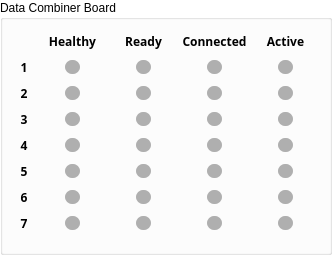
    <widget class="QGroupBox" name="groupBox">
     <property name="maximumSize">
      <size>
       <width>16777215</width>
       <height>280</height>
      </size>
     </property>
     <property name="palette">
      <palette>
       <active>
        <colorrole role="Button">
         <brush brushstyle="SolidPattern">
          <color alpha="255">
           <red>255</red>
           <green>255</green>
           <blue>255</blue>
          </color>
         </brush>
        </colorrole>
        <colorrole role="Base">
         <brush brushstyle="SolidPattern">
          <color alpha="255">
           <red>255</red>
           <green>255</green>
           <blue>255</blue>
          </color>
         </brush>
        </colorrole>
        <colorrole role="Window">
         <brush brushstyle="SolidPattern">
          <color alpha="255">
           <red>255</red>
           <green>255</green>
           <blue>255</blue>
          </color>
         </brush>
        </colorrole>
        <colorrole role="Highlight">
         <brush brushstyle="SolidPattern">
          <color alpha="255">
           <red>255</red>
           <green>0</green>
           <blue>0</blue>
          </color>
         </brush>
        </colorrole>
       </active>
       <inactive>
        <colorrole role="Button">
         <brush brushstyle="SolidPattern">
          <color alpha="255">
           <red>255</red>
           <green>255</green>
           <blue>255</blue>
          </color>
         </brush>
        </colorrole>
        <colorrole role="Base">
         <brush brushstyle="SolidPattern">
          <color alpha="255">
           <red>255</red>
           <green>255</green>
           <blue>255</blue>
          </color>
         </brush>
        </colorrole>
        <colorrole role="Window">
         <brush brushstyle="SolidPattern">
          <color alpha="255">
           <red>255</red>
           <green>255</green>
           <blue>255</blue>
          </color>
         </brush>
        </colorrole>
        <colorrole role="Highlight">
         <brush brushstyle="SolidPattern">
          <color alpha="255">
           <red>255</red>
           <green>0</green>
           <blue>0</blue>
          </color>
         </brush>
        </colorrole>
       </inactive>
       <disabled>
        <colorrole role="Button">
         <brush brushstyle="SolidPattern">
          <color alpha="255">
           <red>255</red>
           <green>255</green>
           <blue>255</blue>
          </color>
         </brush>
        </colorrole>
        <colorrole role="Base">
         <brush brushstyle="SolidPattern">
          <color alpha="255">
           <red>255</red>
           <green>255</green>
           <blue>255</blue>
          </color>
         </brush>
        </colorrole>
        <colorrole role="Window">
         <brush brushstyle="SolidPattern">
          <color alpha="255">
           <red>255</red>
           <green>255</green>
           <blue>255</blue>
          </color>
         </brush>
        </colorrole>
        <colorrole role="Highlight">
         <brush brushstyle="SolidPattern">
          <color alpha="255">
           <red>0</red>
           <green>0</green>
           <blue>128</blue>
          </color>
         </brush>
        </colorrole>
       </disabled>
      </palette>
     </property>
     <property name="styleSheet">
      <string notr="true">font: 75 bold 9pt &quot;Sans Serif&quot;;
</string>
     </property>
     <property name="title">
      <string>Data Combiner Board</string>
     </property>
     <layout class="QGridLayout" name="gridLayout_22">
      <item row="6" column="4">
       <widget class="QLabel" name="actv_dcb6">
        <property name="minimumSize">
         <size>
          <width>65</width>
          <height>16</height>
         </size>
        </property>
        <property name="maximumSize">
         <size>
          <width>65</width>
          <height>20</height>
         </size>
        </property>
        <property name="styleSheet">
         <string notr="true">QLabel {
margin-top: 3px;
margin-bottom: 3px;
margin-left: 25px;
margin-right: 25px;
border-radius: 7px;
min-height: 10px;
min-width: 15px;
background-color: rgb(175, 175, 175);
}</string>
        </property>
        <property name="text">
         <string/>
        </property>
       </widget>
      </item>
      <item row="7" column="0">
       <widget class="QLabel" name="label_157">
        <property name="minimumSize">
         <size>
          <width>20</width>
          <height>20</height>
         </size>
        </property>
        <property name="maximumSize">
         <size>
          <width>20</width>
          <height>16777215</height>
         </size>
        </property>
        <property name="font">
         <font>
          <family>Sans Serif</family>
          <pointsize>9</pointsize>
          <weight>75</weight>
          <italic>false</italic>
          <bold>true</bold>
         </font>
        </property>
        <property name="text">
         <string>7</string>
        </property>
        <property name="alignment">
         <set>Qt::AlignCenter</set>
        </property>
       </widget>
      </item>
      <item row="3" column="4">
       <widget class="QLabel" name="actv_dcb3">
        <property name="minimumSize">
         <size>
          <width>65</width>
          <height>16</height>
         </size>
        </property>
        <property name="maximumSize">
         <size>
          <width>65</width>
          <height>20</height>
         </size>
        </property>
        <property name="styleSheet">
         <string notr="true">QLabel {
margin-top: 3px;
margin-bottom: 3px;
margin-left: 25px;
margin-right: 25px;
border-radius: 7px;
min-height: 10px;
min-width: 15px;
background-color: rgb(175, 175, 175);
}</string>
        </property>
        <property name="text">
         <string/>
        </property>
       </widget>
      </item>
      <item row="4" column="0">
       <widget class="QLabel" name="label_158">
        <property name="minimumSize">
         <size>
          <width>20</width>
          <height>20</height>
         </size>
        </property>
        <property name="maximumSize">
         <size>
          <width>20</width>
          <height>16777215</height>
         </size>
        </property>
        <property name="font">
         <font>
          <family>Sans Serif</family>
          <pointsize>9</pointsize>
          <weight>75</weight>
          <italic>false</italic>
          <bold>true</bold>
         </font>
        </property>
        <property name="text">
         <string>4</string>
        </property>
        <property name="alignment">
         <set>Qt::AlignCenter</set>
        </property>
       </widget>
      </item>
      <item row="0" column="3">
       <widget class="QLabel" name="label_159">
        <property name="minimumSize">
         <size>
          <width>0</width>
          <height>20</height>
         </size>
        </property>
        <property name="font">
         <font>
          <family>Sans Serif</family>
          <pointsize>9</pointsize>
          <weight>75</weight>
          <italic>false</italic>
          <bold>true</bold>
         </font>
        </property>
        <property name="text">
         <string>Connected</string>
        </property>
        <property name="alignment">
         <set>Qt::AlignCenter</set>
        </property>
       </widget>
      </item>
      <item row="4" column="1">
       <widget class="QLabel" name="health_dcb4">
        <property name="minimumSize">
         <size>
          <width>65</width>
          <height>16</height>
         </size>
        </property>
        <property name="maximumSize">
         <size>
          <width>65</width>
          <height>20</height>
         </size>
        </property>
        <property name="styleSheet">
         <string notr="true">QLabel {
margin-top: 3px;
margin-bottom: 3px;
margin-left: 25px;
margin-right: 25px;
border-radius: 7px;
min-height: 10px;
min-width: 15px;
background-color: rgb(175, 175, 175);
}</string>
        </property>
        <property name="text">
         <string/>
        </property>
       </widget>
      </item>
      <item row="3" column="0">
       <widget class="QLabel" name="label_160">
        <property name="minimumSize">
         <size>
          <width>20</width>
          <height>20</height>
         </size>
        </property>
        <property name="maximumSize">
         <size>
          <width>20</width>
          <height>16777215</height>
         </size>
        </property>
        <property name="font">
         <font>
          <family>Sans Serif</family>
          <pointsize>9</pointsize>
          <weight>75</weight>
          <italic>false</italic>
          <bold>true</bold>
         </font>
        </property>
        <property name="text">
         <string>3</string>
        </property>
        <property name="alignment">
         <set>Qt::AlignCenter</set>
        </property>
       </widget>
      </item>
      <item row="3" column="3">
       <widget class="QLabel" name="con_dcb3">
        <property name="minimumSize">
         <size>
          <width>65</width>
          <height>16</height>
         </size>
        </property>
        <property name="maximumSize">
         <size>
          <width>65</width>
          <height>20</height>
         </size>
        </property>
        <property name="styleSheet">
         <string notr="true">QLabel {
margin-top: 3px;
margin-bottom: 3px;
margin-left: 25px;
margin-right: 25px;
border-radius: 7px;
min-height: 10px;
min-width: 15px;
background-color: rgb(175, 175, 175);
}</string>
        </property>
        <property name="text">
         <string/>
        </property>
       </widget>
      </item>
      <item row="7" column="3">
       <widget class="QLabel" name="con_dcb7">
        <property name="minimumSize">
         <size>
          <width>65</width>
          <height>16</height>
         </size>
        </property>
        <property name="maximumSize">
         <size>
          <width>65</width>
          <height>20</height>
         </size>
        </property>
        <property name="styleSheet">
         <string notr="true">QLabel {
margin-top: 3px;
margin-bottom: 3px;
margin-left: 25px;
margin-right: 25px;
border-radius: 7px;
min-height: 10px;
min-width: 15px;
background-color: rgb(175, 175, 175);
}</string>
        </property>
        <property name="text">
         <string/>
        </property>
       </widget>
      </item>
      <item row="6" column="0">
       <widget class="QLabel" name="label_161">
        <property name="minimumSize">
         <size>
          <width>20</width>
          <height>20</height>
         </size>
        </property>
        <property name="maximumSize">
         <size>
          <width>20</width>
          <height>20</height>
         </size>
        </property>
        <property name="font">
         <font>
          <family>Sans Serif</family>
          <pointsize>9</pointsize>
          <weight>75</weight>
          <italic>false</italic>
          <bold>true</bold>
         </font>
        </property>
        <property name="text">
         <string>6</string>
        </property>
        <property name="alignment">
         <set>Qt::AlignCenter</set>
        </property>
       </widget>
      </item>
      <item row="0" column="2">
       <widget class="QLabel" name="label_162">
        <property name="minimumSize">
         <size>
          <width>0</width>
          <height>20</height>
         </size>
        </property>
        <property name="font">
         <font>
          <family>Sans Serif</family>
          <pointsize>9</pointsize>
          <weight>75</weight>
          <italic>false</italic>
          <bold>true</bold>
         </font>
        </property>
        <property name="text">
         <string>Ready</string>
        </property>
        <property name="alignment">
         <set>Qt::AlignCenter</set>
        </property>
       </widget>
      </item>
      <item row="5" column="2">
       <widget class="QLabel" name="ready_dcb5">
        <property name="minimumSize">
         <size>
          <width>65</width>
          <height>16</height>
         </size>
        </property>
        <property name="maximumSize">
         <size>
          <width>65</width>
          <height>20</height>
         </size>
        </property>
        <property name="styleSheet">
         <string notr="true">QLabel {
margin-top: 3px;
margin-bottom: 3px;
margin-left: 25px;
margin-right: 25px;
border-radius: 7px;
min-height: 10px;
min-width: 15px;
background-color: rgb(175, 175, 175);
}</string>
        </property>
        <property name="text">
         <string/>
        </property>
       </widget>
      </item>
      <item row="7" column="4">
       <widget class="QLabel" name="actv_dcb7">
        <property name="minimumSize">
         <size>
          <width>65</width>
          <height>16</height>
         </size>
        </property>
        <property name="maximumSize">
         <size>
          <width>65</width>
          <height>20</height>
         </size>
        </property>
        <property name="styleSheet">
         <string notr="true">QLabel {
margin-top: 3px;
margin-bottom: 3px;
margin-left: 25px;
margin-right: 25px;
border-radius: 7px;
min-height: 10px;
min-width: 15px;
background-color: rgb(175, 175, 175);
}</string>
        </property>
        <property name="text">
         <string/>
        </property>
       </widget>
      </item>
      <item row="6" column="3">
       <widget class="QLabel" name="con_dcb6">
        <property name="minimumSize">
         <size>
          <width>65</width>
          <height>16</height>
         </size>
        </property>
        <property name="maximumSize">
         <size>
          <width>65</width>
          <height>20</height>
         </size>
        </property>
        <property name="styleSheet">
         <string notr="true">QLabel {
margin-top: 3px;
margin-bottom: 3px;
margin-left: 25px;
margin-right: 25px;
border-radius: 7px;
min-height: 10px;
min-width: 15px;
background-color: rgb(175, 175, 175);
}</string>
        </property>
        <property name="text">
         <string/>
        </property>
       </widget>
      </item>
      <item row="1" column="4">
       <widget class="QLabel" name="actv_dcb1">
        <property name="minimumSize">
         <size>
          <width>65</width>
          <height>16</height>
         </size>
        </property>
        <property name="maximumSize">
         <size>
          <width>65</width>
          <height>20</height>
         </size>
        </property>
        <property name="styleSheet">
         <string notr="true">QLabel {
margin-top: 3px;
margin-bottom: 3px;
margin-left: 25px;
margin-right: 25px;
border-radius: 7px;
min-height: 10px;
min-width: 15px;
background-color: rgb(175, 175, 175);
}</string>
        </property>
        <property name="text">
         <string/>
        </property>
       </widget>
      </item>
      <item row="2" column="3">
       <widget class="QLabel" name="con_dcb2">
        <property name="minimumSize">
         <size>
          <width>65</width>
          <height>16</height>
         </size>
        </property>
        <property name="maximumSize">
         <size>
          <width>65</width>
          <height>20</height>
         </size>
        </property>
        <property name="styleSheet">
         <string notr="true">QLabel {
margin-top: 3px;
margin-bottom: 3px;
margin-left: 25px;
margin-right: 25px;
border-radius: 7px;
min-height: 10px;
min-width: 15px;
background-color: rgb(175, 175, 175);
}</string>
        </property>
        <property name="text">
         <string/>
        </property>
       </widget>
      </item>
      <item row="2" column="0">
       <widget class="QLabel" name="label_163">
        <property name="minimumSize">
         <size>
          <width>20</width>
          <height>20</height>
         </size>
        </property>
        <property name="maximumSize">
         <size>
          <width>20</width>
          <height>16777215</height>
         </size>
        </property>
        <property name="font">
         <font>
          <family>Sans Serif</family>
          <pointsize>9</pointsize>
          <weight>75</weight>
          <italic>false</italic>
          <bold>true</bold>
         </font>
        </property>
        <property name="text">
         <string>2</string>
        </property>
        <property name="alignment">
         <set>Qt::AlignCenter</set>
        </property>
       </widget>
      </item>
      <item row="4" column="4">
       <widget class="QLabel" name="actv_dcb4">
        <property name="minimumSize">
         <size>
          <width>65</width>
          <height>16</height>
         </size>
        </property>
        <property name="maximumSize">
         <size>
          <width>65</width>
          <height>20</height>
         </size>
        </property>
        <property name="styleSheet">
         <string notr="true">QLabel {
margin-top: 3px;
margin-bottom: 3px;
margin-left: 25px;
margin-right: 25px;
border-radius: 7px;
min-height: 10px;
min-width: 15px;
background-color: rgb(175, 175, 175);
}</string>
        </property>
        <property name="text">
         <string/>
        </property>
       </widget>
      </item>
      <item row="4" column="2">
       <widget class="QLabel" name="ready_dcb4">
        <property name="minimumSize">
         <size>
          <width>65</width>
          <height>16</height>
         </size>
        </property>
        <property name="maximumSize">
         <size>
          <width>65</width>
          <height>20</height>
         </size>
        </property>
        <property name="styleSheet">
         <string notr="true">QLabel {
margin-top: 3px;
margin-bottom: 3px;
margin-left: 25px;
margin-right: 25px;
border-radius: 7px;
min-height: 10px;
min-width: 15px;
background-color: rgb(175, 175, 175);
}</string>
        </property>
        <property name="text">
         <string/>
        </property>
       </widget>
      </item>
      <item row="2" column="2">
       <widget class="QLabel" name="ready_dcb2">
        <property name="minimumSize">
         <size>
          <width>65</width>
          <height>16</height>
         </size>
        </property>
        <property name="maximumSize">
         <size>
          <width>65</width>
          <height>20</height>
         </size>
        </property>
        <property name="styleSheet">
         <string notr="true">QLabel {
margin-top: 3px;
margin-bottom: 3px;
margin-left: 25px;
margin-right: 25px;
border-radius: 7px;
min-height: 10px;
min-width: 15px;
background-color: rgb(175, 175, 175);
}</string>
        </property>
        <property name="text">
         <string/>
        </property>
       </widget>
      </item>
      <item row="5" column="3">
       <widget class="QLabel" name="con_dcb5">
        <property name="minimumSize">
         <size>
          <width>65</width>
          <height>16</height>
         </size>
        </property>
        <property name="maximumSize">
         <size>
          <width>65</width>
          <height>20</height>
         </size>
        </property>
        <property name="styleSheet">
         <string notr="true">QLabel {
margin-top: 3px;
margin-bottom: 3px;
margin-left: 25px;
margin-right: 25px;
border-radius: 7px;
min-height: 10px;
min-width: 15px;
background-color: rgb(175, 175, 175);
}</string>
        </property>
        <property name="text">
         <string/>
        </property>
       </widget>
      </item>
      <item row="5" column="0">
       <widget class="QLabel" name="label_164">
        <property name="minimumSize">
         <size>
          <width>20</width>
          <height>20</height>
         </size>
        </property>
        <property name="maximumSize">
         <size>
          <width>20</width>
          <height>16777215</height>
         </size>
        </property>
        <property name="font">
         <font>
          <family>Sans Serif</family>
          <pointsize>9</pointsize>
          <weight>75</weight>
          <italic>false</italic>
          <bold>true</bold>
         </font>
        </property>
        <property name="text">
         <string>5</string>
        </property>
        <property name="alignment">
         <set>Qt::AlignCenter</set>
        </property>
       </widget>
      </item>
      <item row="4" column="3">
       <widget class="QLabel" name="con_dcb4">
        <property name="minimumSize">
         <size>
          <width>65</width>
          <height>16</height>
         </size>
        </property>
        <property name="maximumSize">
         <size>
          <width>65</width>
          <height>20</height>
         </size>
        </property>
        <property name="styleSheet">
         <string notr="true">QLabel {
margin-top: 3px;
margin-bottom: 3px;
margin-left: 25px;
margin-right: 25px;
border-radius: 7px;
min-height: 10px;
min-width: 15px;
background-color: rgb(175, 175, 175);
}</string>
        </property>
        <property name="text">
         <string/>
        </property>
       </widget>
      </item>
      <item row="5" column="4">
       <widget class="QLabel" name="actv_dcb5">
        <property name="minimumSize">
         <size>
          <width>65</width>
          <height>16</height>
         </size>
        </property>
        <property name="maximumSize">
         <size>
          <width>65</width>
          <height>20</height>
         </size>
        </property>
        <property name="styleSheet">
         <string notr="true">QLabel {
margin-top: 3px;
margin-bottom: 3px;
margin-left: 25px;
margin-right: 25px;
border-radius: 7px;
min-height: 10px;
min-width: 15px;
background-color: rgb(175, 175, 175);
}</string>
        </property>
        <property name="text">
         <string/>
        </property>
       </widget>
      </item>
      <item row="1" column="1">
       <widget class="QLabel" name="health_dcb1">
        <property name="minimumSize">
         <size>
          <width>65</width>
          <height>16</height>
         </size>
        </property>
        <property name="maximumSize">
         <size>
          <width>65</width>
          <height>20</height>
         </size>
        </property>
        <property name="styleSheet">
         <string notr="true">QLabel {
margin-top: 3px;
margin-bottom: 3px;
margin-left: 25px;
margin-right: 25px;
border-radius: 7px;
min-height: 10px;
min-width: 15px;
background-color: rgb(175, 175, 175);
}</string>
        </property>
        <property name="text">
         <string/>
        </property>
       </widget>
      </item>
      <item row="7" column="1">
       <widget class="QLabel" name="health_dcb7">
        <property name="minimumSize">
         <size>
          <width>65</width>
          <height>16</height>
         </size>
        </property>
        <property name="maximumSize">
         <size>
          <width>65</width>
          <height>20</height>
         </size>
        </property>
        <property name="styleSheet">
         <string notr="true">QLabel {
margin-top: 3px;
margin-bottom: 3px;
margin-left: 25px;
margin-right: 25px;
border-radius: 7px;
min-height: 10px;
min-width: 15px;
background-color: rgb(175, 175, 175);
}</string>
        </property>
        <property name="text">
         <string/>
        </property>
       </widget>
      </item>
      <item row="2" column="1">
       <widget class="QLabel" name="health_dcb2">
        <property name="minimumSize">
         <size>
          <width>65</width>
          <height>16</height>
         </size>
        </property>
        <property name="maximumSize">
         <size>
          <width>65</width>
          <height>20</height>
         </size>
        </property>
        <property name="styleSheet">
         <string notr="true">QLabel {
margin-top: 3px;
margin-bottom: 3px;
margin-left: 25px;
margin-right: 25px;
border-radius: 7px;
min-height: 10px;
min-width: 15px;
background-color: rgb(175, 175, 175);
}</string>
        </property>
        <property name="text">
         <string/>
        </property>
       </widget>
      </item>
      <item row="3" column="1">
       <widget class="QLabel" name="health_dcb3">
        <property name="minimumSize">
         <size>
          <width>65</width>
          <height>16</height>
         </size>
        </property>
        <property name="maximumSize">
         <size>
          <width>65</width>
          <height>20</height>
         </size>
        </property>
        <property name="styleSheet">
         <string notr="true">QLabel {
margin-top: 3px;
margin-bottom: 3px;
margin-left: 25px;
margin-right: 25px;
border-radius: 7px;
min-height: 10px;
min-width: 15px;
background-color: rgb(175, 175, 175);
}</string>
        </property>
        <property name="text">
         <string/>
        </property>
       </widget>
      </item>
      <item row="1" column="3">
       <widget class="QLabel" name="con_dcb1">
        <property name="minimumSize">
         <size>
          <width>65</width>
          <height>16</height>
         </size>
        </property>
        <property name="maximumSize">
         <size>
          <width>65</width>
          <height>20</height>
         </size>
        </property>
        <property name="styleSheet">
         <string notr="true">QLabel {
margin-top: 3px;
margin-bottom: 3px;
margin-left: 25px;
margin-right: 25px;
border-radius: 7px;
min-height: 10px;
min-width: 15px;
background-color: rgb(175, 175, 175);
}</string>
        </property>
        <property name="text">
         <string/>
        </property>
       </widget>
      </item>
      <item row="3" column="2">
       <widget class="QLabel" name="ready_dcb3">
        <property name="minimumSize">
         <size>
          <width>65</width>
          <height>16</height>
         </size>
        </property>
        <property name="maximumSize">
         <size>
          <width>65</width>
          <height>20</height>
         </size>
        </property>
        <property name="styleSheet">
         <string notr="true">QLabel {
margin-top: 3px;
margin-bottom: 3px;
margin-left: 25px;
margin-right: 25px;
border-radius: 7px;
min-height: 10px;
min-width: 15px;
background-color: rgb(175, 175, 175);
}</string>
        </property>
        <property name="text">
         <string/>
        </property>
       </widget>
      </item>
      <item row="1" column="2">
       <widget class="QLabel" name="ready_dcb1">
        <property name="minimumSize">
         <size>
          <width>65</width>
          <height>16</height>
         </size>
        </property>
        <property name="maximumSize">
         <size>
          <width>65</width>
          <height>20</height>
         </size>
        </property>
        <property name="styleSheet">
         <string notr="true">QLabel {
margin-top: 3px;
margin-bottom: 3px;
margin-left: 25px;
margin-right: 25px;
border-radius: 7px;
min-height: 10px;
min-width: 15px;
background-color: rgb(175, 175, 175);
}</string>
        </property>
        <property name="text">
         <string/>
        </property>
       </widget>
      </item>
      <item row="6" column="1">
       <widget class="QLabel" name="health_dcb6">
        <property name="minimumSize">
         <size>
          <width>65</width>
          <height>16</height>
         </size>
        </property>
        <property name="maximumSize">
         <size>
          <width>65</width>
          <height>20</height>
         </size>
        </property>
        <property name="styleSheet">
         <string notr="true">QLabel {
margin-top: 3px;
margin-bottom: 3px;
margin-left: 25px;
margin-right: 25px;
border-radius: 7px;
min-height: 10px;
min-width: 15px;
background-color: rgb(175, 175, 175);
}</string>
        </property>
        <property name="text">
         <string/>
        </property>
       </widget>
      </item>
      <item row="7" column="2">
       <widget class="QLabel" name="ready_dcb7">
        <property name="minimumSize">
         <size>
          <width>65</width>
          <height>16</height>
         </size>
        </property>
        <property name="maximumSize">
         <size>
          <width>65</width>
          <height>20</height>
         </size>
        </property>
        <property name="styleSheet">
         <string notr="true">QLabel {
margin-top: 3px;
margin-bottom: 3px;
margin-left: 25px;
margin-right: 25px;
border-radius: 7px;
min-height: 10px;
min-width: 15px;
background-color: rgb(175, 175, 175);
}</string>
        </property>
        <property name="text">
         <string/>
        </property>
       </widget>
      </item>
      <item row="0" column="1">
       <widget class="QLabel" name="label_165">
        <property name="minimumSize">
         <size>
          <width>0</width>
          <height>20</height>
         </size>
        </property>
        <property name="maximumSize">
         <size>
          <width>300</width>
          <height>16777215</height>
         </size>
        </property>
        <property name="font">
         <font>
          <family>Sans Serif</family>
          <pointsize>9</pointsize>
          <weight>75</weight>
          <italic>false</italic>
          <bold>true</bold>
         </font>
        </property>
        <property name="text">
         <string>Healthy</string>
        </property>
        <property name="alignment">
         <set>Qt::AlignCenter</set>
        </property>
       </widget>
      </item>
      <item row="1" column="0">
       <widget class="QLabel" name="label_166">
        <property name="minimumSize">
         <size>
          <width>20</width>
          <height>20</height>
         </size>
        </property>
        <property name="maximumSize">
         <size>
          <width>20</width>
          <height>16777215</height>
         </size>
        </property>
        <property name="font">
         <font>
          <family>Sans Serif</family>
          <pointsize>9</pointsize>
          <weight>75</weight>
          <italic>false</italic>
          <bold>true</bold>
         </font>
        </property>
        <property name="styleSheet">
         <string notr="true"/>
        </property>
        <property name="text">
         <string>1</string>
        </property>
        <property name="alignment">
         <set>Qt::AlignCenter</set>
        </property>
       </widget>
      </item>
      <item row="2" column="4">
       <widget class="QLabel" name="actv_dcb2">
        <property name="minimumSize">
         <size>
          <width>65</width>
          <height>16</height>
         </size>
        </property>
        <property name="maximumSize">
         <size>
          <width>65</width>
          <height>20</height>
         </size>
        </property>
        <property name="styleSheet">
         <string notr="true">QLabel {
margin-top: 3px;
margin-bottom: 3px;
margin-left: 25px;
margin-right: 25px;
border-radius: 7px;
min-height: 10px;
min-width: 15px;
background-color: rgb(175, 175, 175);
}</string>
        </property>
        <property name="text">
         <string/>
        </property>
       </widget>
      </item>
      <item row="6" column="2">
       <widget class="QLabel" name="ready_dcb6">
        <property name="minimumSize">
         <size>
          <width>65</width>
          <height>16</height>
         </size>
        </property>
        <property name="maximumSize">
         <size>
          <width>65</width>
          <height>20</height>
         </size>
        </property>
        <property name="styleSheet">
         <string notr="true">QLabel {
margin-top: 3px;
margin-bottom: 3px;
margin-left: 25px;
margin-right: 25px;
border-radius: 7px;
min-height: 10px;
min-width: 15px;
background-color: rgb(175, 175, 175);
}</string>
        </property>
        <property name="text">
         <string/>
        </property>
       </widget>
      </item>
      <item row="5" column="1">
       <widget class="QLabel" name="health_dcb5">
        <property name="minimumSize">
         <size>
          <width>65</width>
          <height>16</height>
         </size>
        </property>
        <property name="maximumSize">
         <size>
          <width>65</width>
          <height>20</height>
         </size>
        </property>
        <property name="styleSheet">
         <string notr="true">QLabel {
margin-top: 3px;
margin-bottom: 3px;
margin-left: 25px;
margin-right: 25px;
border-radius: 7px;
min-height: 10px;
min-width: 15px;
background-color: rgb(175, 175, 175);
}</string>
        </property>
        <property name="text">
         <string/>
        </property>
       </widget>
      </item>
      <item row="0" column="4">
       <widget class="QLabel" name="label_167">
        <property name="minimumSize">
         <size>
          <width>0</width>
          <height>20</height>
         </size>
        </property>
        <property name="font">
         <font>
          <family>Sans Serif</family>
          <pointsize>9</pointsize>
          <weight>75</weight>
          <italic>false</italic>
          <bold>true</bold>
         </font>
        </property>
        <property name="text">
         <string>Active</string>
        </property>
        <property name="alignment">
         <set>Qt::AlignCenter</set>
        </property>
       </widget>
      </item>
      <item row="8" column="1" colspan="4">
       <spacer name="verticalSpacer_7">
        <property name="orientation">
         <enum>Qt::Vertical</enum>
        </property>
        <property name="sizeType">
         <enum>QSizePolicy::Maximum</enum>
        </property>
        <property name="sizeHint" stdset="0">
         <size>
          <width>20</width>
          <height>8</height>
         </size>
        </property>
       </spacer>
      </item>
     </layout>
    </widget>
